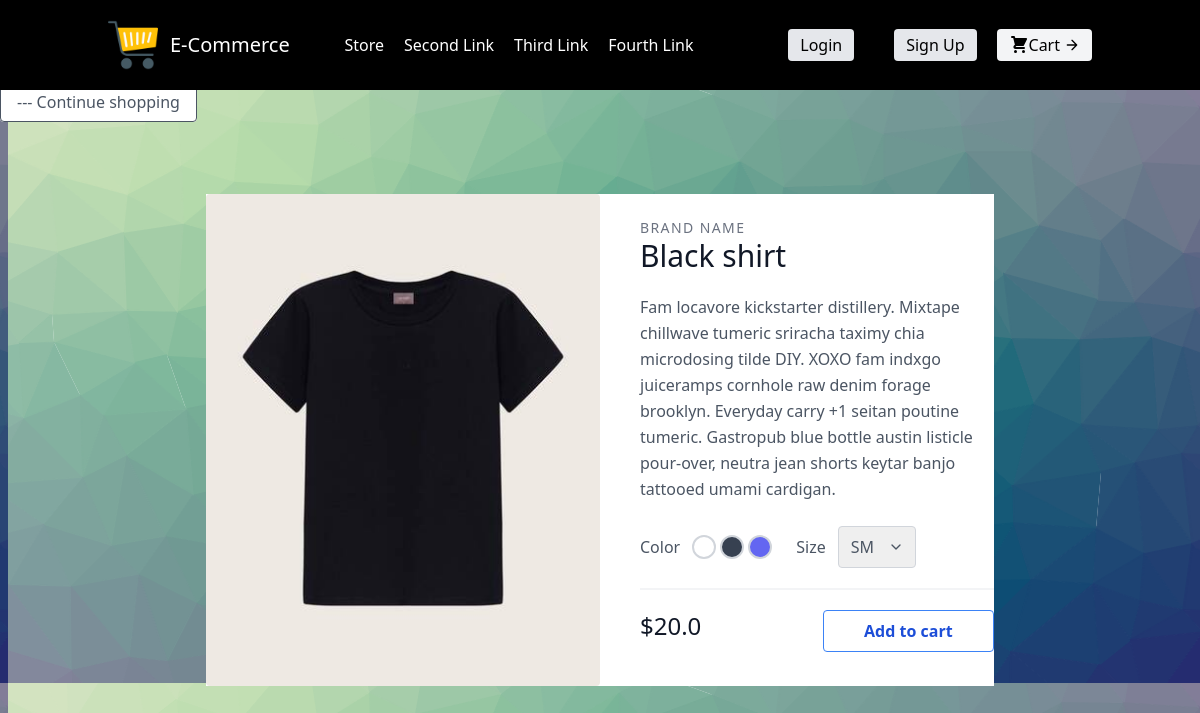
Page /2/ on the committed database.
### store/models.py (models this page shows, shortened)
class Product(models.Model):
    name = models.CharField(max_length=200, null=True)
    price = models.FloatField()
    digital = models.BooleanField(default=False, null=True, blank=True)
    category = models.ForeignKey(Category, null=True, blank=True, on_delete=models.SET_NULL)
    image = models.ImageField(null=True, blank=True)
    def imageUrl(self):
        try:
            url = self.image.url
        except:
            url = 'https://dummyimage.com/400x500'
        return url

### store/views.py (the view)
# urls.py: path('<int:pk>/', views.ProductDetail.as_view(), name='product-detail'),
class ProductDetail(DetailView):
    template_name = 'store/product_detail.html'
    model = models.Product
    context_object_name = 'product'

### store/templates/store/product_detail.html (shortened to what this page needs)
{% extends "base.html" %}
{% block content %}
<section class="text-gray-600 body-font overflow-hidden">
  <a href="{% url 'store:index' %}" class="bg-white hover:bg-gray-600 text-gray-600 font-semibold hover:text-white my-10 py-2 px-4 border border-gray-600 hover:border-transparent rounded">
    <span class="title-font font-medium "> --- Continue shopping </span>
  </a>
  <div class="container px-5 my-20 mx-auto">
    <div class="lg:w-4/5 mx-auto flex flex-wrap bg-white">
      <img alt="ecommerce" class="lg:w-1/2 w-full lg:h-auto h-64 object-cover object-center rounded" src="{{ product.imageUrl }}">
      <div class="lg:w-1/2 w-full lg:pl-10 lg:py-6 mt-6 lg:mt-0">
        <h2 class="text-sm title-font text-gray-500 tracking-widest">BRAND NAME</h2>
        <h1 class="text-gray-900 text-3xl title-font font-medium mb-5">{{ product.name }}</h1>
        <p class="leading-relaxed">Fam locavore kickstarter distillery. Mixtape chillwave tumeric sriracha taximy chia microdosing tilde DIY. XOXO fam indxgo juiceramps cornhole raw denim forage brooklyn. Everyday carry +1 seitan poutine tumeric. Gastropub blue bottle austin listicle pour-over, neutra jean shorts keytar banjo tattooed umami cardigan.</p>
        <div class="flex mt-6 items-center pb-5 border-b-2 border-gray-100 mb-5">
          <div class="flex">
            <span class="mr-3">Color</span>
            <button class="border-2 border-gray-300 rounded-full w-6 h-6 focus:outline-none"></button>
            <button class="border-2 border-gray-300 ml-1 bg-gray-700 rounded-full w-6 h-6 focus:outline-none"></button>
            <button class="border-2 border-gray-300 ml-1 bg-indigo-500 rounded-full w-6 h-6 focus:outline-none"></button>
          </div>
          <div class="flex ml-6 items-center">
            <span class="mr-3">Size</span>
            <div class="relative">
              <select class="rounded border appearance-none border-gray-300 py-2 focus:outline-none focus:ring-2 focus:ring-indigo-200 focus:border-indigo-500 text-base pl-3 pr-10">
                <option>SM</option>
              </select>
              <span class="absolute right-0 top-0 h-full w-10 text-center text-gray-600 pointer-events-none flex items-center justify-center">
              </span>
            </div>
          </div>
        </div>
        <div class="flex justify-between">
          <span class="title-font font-medium text-2xl text-gray-900">${{ product.price }}</span>
          <button data-product="{{ product.id }}" data-action="add" class="bg-transparent hover:bg-blue-500 text-blue-700 font-semibold hover:text-white py-2 px-10 border border-blue-500 hover:border-transparent rounded update-cart">
            Add to cart
        </button>
      </div>
    </div>
  </div>
</section>
{% endblock content %}

### static/css/styles.css (style rules this page uses)
body { background: url('../images/bg_image.png') 100%; }

### rows in the picture
Product: imageUrl (picture), name "Black shirt", price "20.0"
